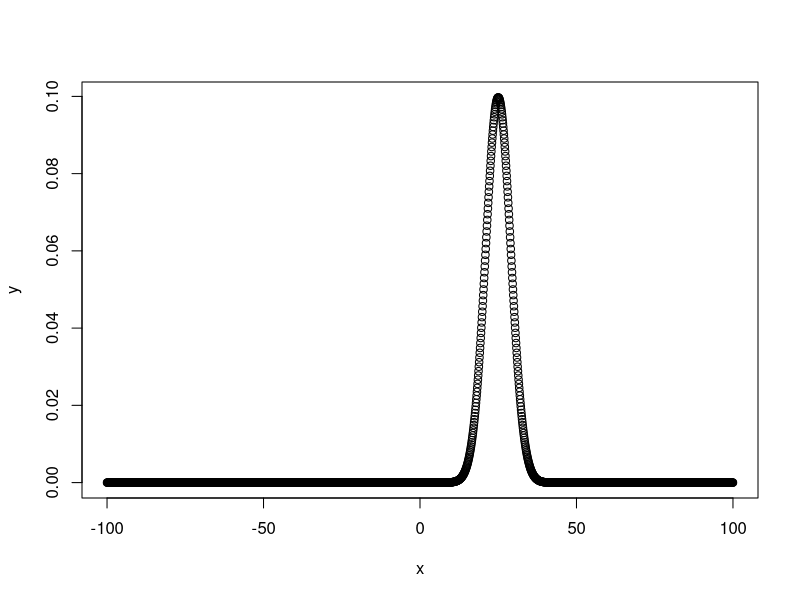
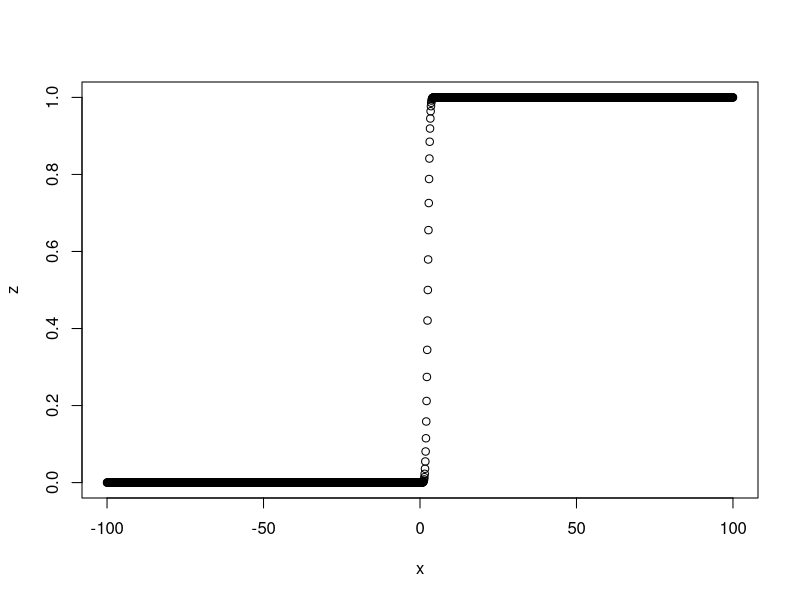
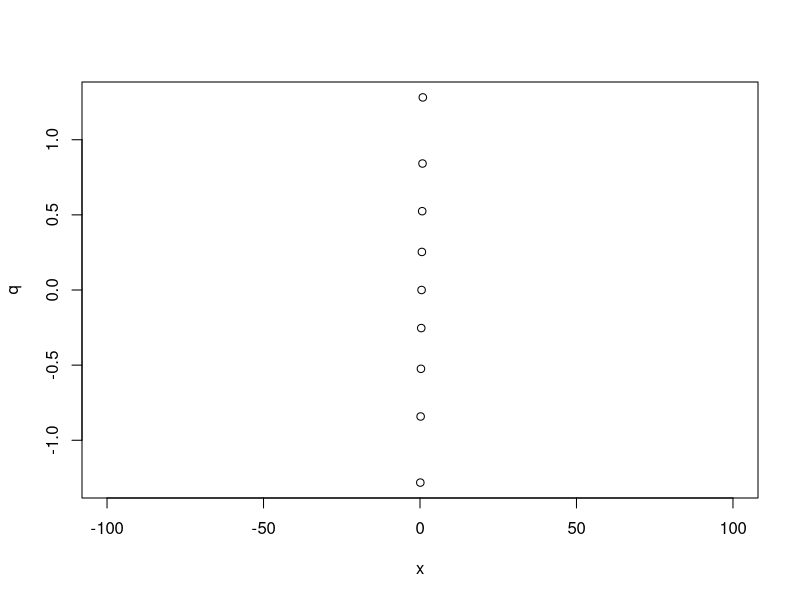
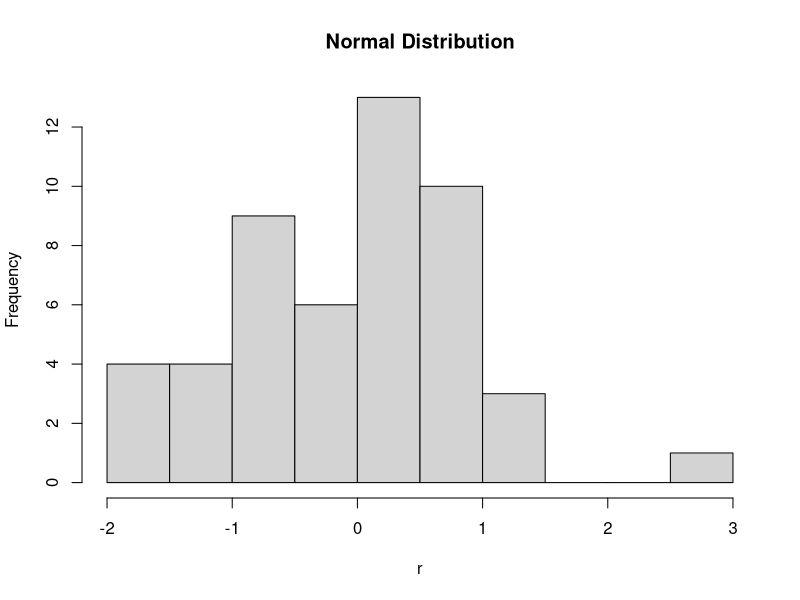

These charts were generated, in order, by the following R code:
#Create a sequence with difference by 0.1
x <- seq(-100, 100, by = .1)

# Choose the mean as 2.5 and standard deviation as 0.5.

#height of the probability distribution at each point for a given mean and standard deviation
y <- dnorm(x, mean = 25, sd = 4)

#pnorm also called "Cumulative Distribution function"
z <- pnorm(x,mean = 2.5,sd = 0.5)

#takes the probability value and gives a number whose
#cumulative value matches the probability value.
q <- qnorm(x,mean = ,sd = 1)

#generate random numbers whose distribution is normal.
r <- rnorm(50)

# Give the chart file a name.
png(file = "dnorm.png")
png(file="pnorm.png")
png(file="qnorm.png")
png(file = "rnorm.png")

plot(x,y)
plot(x,z)
plot(x,q)
hist(r,main="Normal Distribution")

# Save the file.
dev.off()
